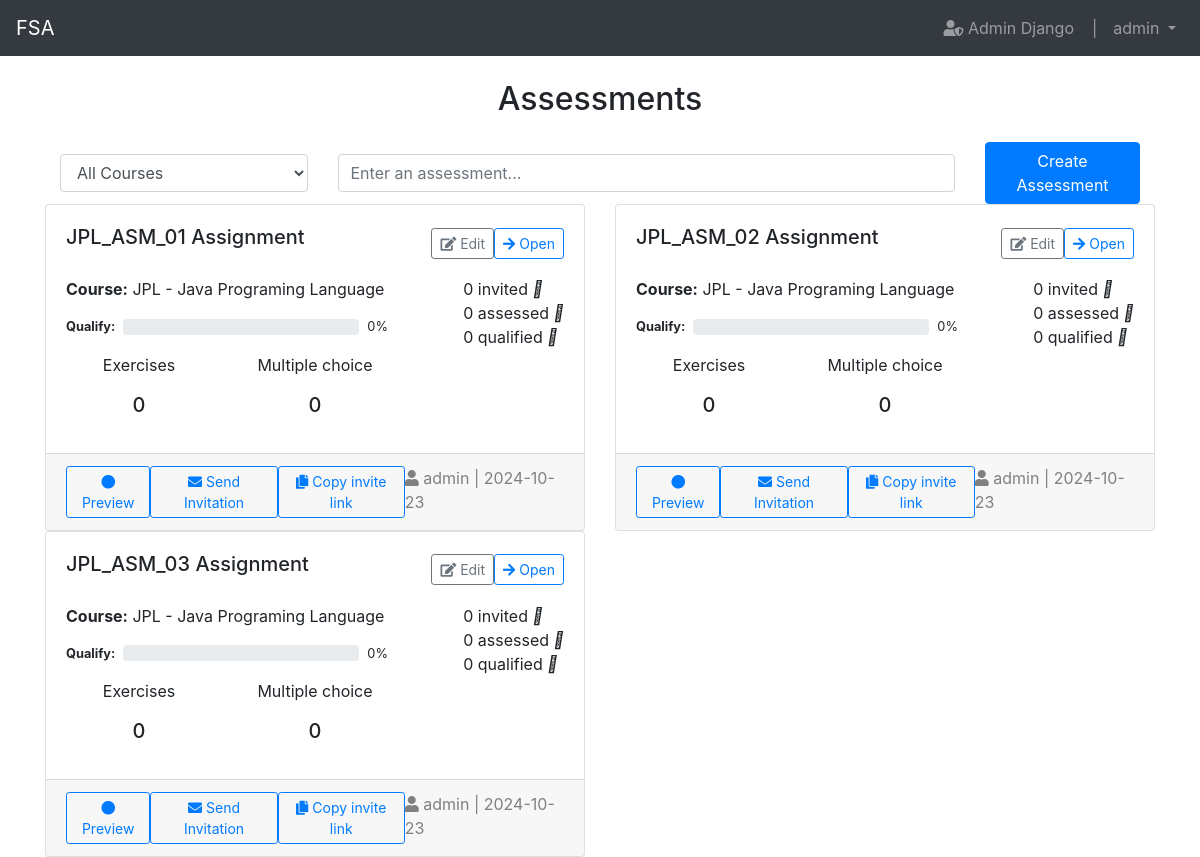
Page /assessments/ (signed in) on the committed database.
### user/models.py (models this page shows)
class User(AbstractUser):
    date_joined = models.DateTimeField(auto_now_add=True)
    training_programs = models.ManyToManyField(TrainingProgram)
    modules = models.ManyToManyField(Module, related_name='assigned_users', blank=True)
    groups = models.ManyToManyField(
        Group,
        blank=True,
        help_text='The groups this user belongs to.',
        verbose_name='groups',
        related_name='custom_user_groups',
    )
    user_permissions = models.ManyToManyField(
        Permission,
        blank=True,
        help_text='Specific permissions for this user.',
        verbose_name='user permissions',
        related_name='custom_user_permissions',
    )

### assessments/models.py (models this page shows, shortened)
class Assessment(models.Model):
    course = models.ForeignKey(Course, on_delete=models.CASCADE)  # This line ensures a course reference
    title = models.CharField(max_length=255)
    exercises = models.ManyToManyField(Exercise, related_name='assessments', blank=True)
    questions = models.ManyToManyField(Question, related_name='assessments', blank=True)
    assessment_type = models.ForeignKey(AssessmentType, on_delete=models.CASCADE, related_name='assessments')
    invited_count = models.IntegerField(default=0, verbose_name="Invited Count")
    assessed_count = models.IntegerField(default=0, verbose_name="Assessed Count")
    qualified_count = models.IntegerField(default=0, verbose_name="Qualified Count")
    qualify_score = models.IntegerField(default=60, verbose_name="Qualify Score")
    total_score = models.IntegerField(default=100, verbose_name="Total Score")
    created_at = models.DateTimeField(default=timezone.now)
    created_by = models.ForeignKey(settings.AUTH_USER_MODEL, on_delete=models.CASCADE, related_name='created_assessments')
    time_limit = models.IntegerField(default=30)
    invited_emails = models.TextField(blank=True, verbose_name="Invited Candidates")
    class Meta:
        ordering = ['created_at', 'course']
        verbose_name = "Assessment"
        verbose_name_plural = "Assessments"

class AssessmentType(models.Model):
    type_name = models.CharField(max_length=50, unique=True)
    class Meta:
        verbose_name = "Assessment Type"
        verbose_name_plural = "Assessment Types"
    def __str__(self):
        return self.type_name

### course/models.py (models this page shows, shortened)
class Course(models.Model):
    course_name = models.CharField(max_length=255, unique=True)
    course_code = models.CharField(max_length=20, unique=True, blank=True, null=True)
    description = models.TextField(blank=True, null=True)
    creator = models.ForeignKey('user.User', on_delete=models.SET_NULL, null=True, blank=True, related_name='created_courses')
    instructor = models.ForeignKey('user.User', on_delete=models.SET_NULL, null=True, blank=True, related_name='taught_courses')
    published = models.BooleanField(default=True)
    prerequisites = models.ManyToManyField('self', symmetrical=False, blank=True, related_name='is_prerequisite_for')
    tags = models.ManyToManyField('Tag', blank=True, related_name='courses')
    image = models.ImageField(upload_to='course_images/', null=True, blank=True)
    def __str__(self):
        return self.course_name

### assessments/views.py (the view)
# urls.py: path('', views.assessment_list, name='assessment_list'),
@login_required
def assessment_list(request):
    courses = Course.objects.all().order_by('course_name')
    assessments = Assessment.objects.all().order_by('created_at')
    selected_course = request.GET.get('course', '')
    if selected_course:
        assessments = assessments.filter(course__id=selected_course)
    assessments_with_counts = []
    for assessment in assessments:
        exercise_count = assessment.exercises.count()  # Assuming 'exercises' is a related field
        question_count = assessment.questions.count()  # Assuming 'questions' is a related field in exercises
        assessments_with_counts.append({
            'selected_course': selected_course,
            'assessment': assessment,
            'exercise_count': exercise_count,
            'question_count': question_count,
        })
    return render(request, 'assessment/assessment_list.html', {
        'courses': courses,
        'assessments_with_counts': assessments_with_counts,
    })

### assessments/templates/assessment/assessment_list.html (shortened to what this page needs)
{% extends "base.html" %}
{% load static %}
{% block extra_css %}
<link rel="stylesheet" type="text/css" href="{% static 'style.css' %}">
{% endblock %}
{% block content %}
<h2 class="text-center mb-4">Assessments</h2>
<div class="container mt-4">
    <form method="GET" action="{% url 'assessment:assessment_list' %}" class="form-inline justify-content-center mt-3">
        <div class="row w-100">
            <div class="form-group select-group col-md-3">
                <select class="form-control w-100" id="courseSelect" name="course" onchange="this.form.submit()">
                    <option value="">All Courses</option>
                </select>
            </div>
            <div class="form-group search-group col-md-7">
                <input type="text" class="form-control w-100" placeholder="Enter an assessment..." id="searchInput" onkeyup="search()">
            </div>
            <div class="form-group col-12 col-md-2">
                <a href="{% url 'assessment:assessment_create' %}" class="btn btn-primary">Create Assessment</a>
            </div>
        </div>
    </form>
    <div class="row" id="quizCards">
        {% for item in assessments_with_counts %}
        <div class="col-md-6">
            <div class="quiz-card">
                <div class="card">
                    <div class="card-body">
                        <div class="title-description d-flex justify-content-between align-items-center">
                            <div>
                                <h5 class="card-title">
                                    <span class="description">{{ item.assessment.title }} </span>
                                    <span class="small-description ">{{ item.assessment.assessment_type }}</span>
                                </h5>
                            </div>
                            <div class="d-flex justify-content-end">
                                <a href="{% url 'assessment:assessment_edit' item.assessment.pk %}" class="btn btn-outline-secondary btn-sm me-2">
                                    <i class="fas fa-edit"></i> Edit
                                </a>
                                <a class="btn btn-outline-primary btn-sm" href="{% url 'assessment:assessment_detail' item.assessment.pk %}">
                                    <i class="fas fa-arrow-right"></i> Open
                                </a>
                            </div>
                        </div>
                        <div class="stats-container mt-3">
                            <div class="row">
                                <div class="col-md-8">
                                    <p class="card-text"><strong>Course:</strong> {{ item.assessment.course }}</p>
                                    <div class="qualifying mt-3 d-flex align-items-center">
                                        <small><strong>Qualify: </strong></small>
                                        <div class="progress mx-2" style="flex-grow: 1;">
                                        </div>
                                        <small class="qualifying-percentage">{{ item.assessment.qualified_count }}%</small>
                                    </div>
                                    <div class="assessment-details mt-3">
                                        <div class="row">
                                            <div class="col text-center">
                                                <p class="card-text">
                                                    Exercises<br>
                                                    <h5>{{ item.exercise_count }}</h5>
                                                </p>
                                            </div>
                                            <div class="col text-center">
                                                <p class="card-text">
                                                    Multiple choice<br>
                                                    <h5>{{ item.question_count }}</h5>
                                                </p>
                                            </div>
                                        </div>
                                    </div>
                                </div>
                                <div class="col-md-4 d-flex justify-content-end">
                                    <div class="invited-assessed-qualified text-end">
                                        <p style="margin-bottom: 0;">{{ item.assessment.invited_count }} invited <i class="fa-regular fa-circle"></i></p>
                                        <p style="margin-bottom: 0;">{{ item.assessment.assessed_count }} assessed <i class="fa-solid fa-circle"></i></p>
                                        <p style="margin-bottom: 0;">{{ item.assessment.qualified_count }} qualified <i class="fa-solid fa-circle"></i></p>
                                    </div>
                                </div>
                            </div>
                        </div>
                    </div>
                    <div class="card-footer footer-actions d-flex justify-content-between">
                        <a href="{% url 'assessment:take_assessment' item.assessment.pk %}" class="btn btn-outline-primary btn-sm">
                            <i class="fas fa-circle"></i> Preview
                        </a>
                        <a href="{% url 'assessment:invite_candidates' item.assessment.pk %}" class="btn btn-outline-primary btn-sm">
                            <i class="fas fa-envelope"></i> Send Invitation
                        </a>
                        <div class="copy-preview-duplicate">
                            <a class="btn btn-outline-primary btn-sm" href="#" onclick="copyInviteLink(event, '{{ item.assessment.invite_link }}')" title="Copy invite link">
                                <i class="fas fa-copy"></i> Copy invite link
                            </a>
                        </div>
                        <a href="{% url 'assessment:assessment_detail' item.assessment.pk %}" style="text-decoration: none; color: gray">
                            <i class="fas fa-user"></i> {{ item.assessment.created_by }} | {{ item.assessment.created_at|date:"Y-m-d" }}
                        </a>
                    </div>
                </div>
            </div>
        </div>
        {% endfor %}
    </div>
</div>
{% endblock %}

### main/templates/base.html (shortened to what this page needs)
<!DOCTYPE html>
<html lang="en">
<head>
    <link rel="stylesheet" href="https://maxcdn.bootstrapcdn.com/bootstrap/4.5.2/css/bootstrap.min.css">
    <link rel="stylesheet" href="https://cdnjs.cloudflare.com/ajax/libs/font-awesome/5.15.4/css/all.min.css">
    {% block extra_css %}{% endblock %}
</head>
<body>
    <nav class="navbar navbar-expand-lg navbar-dark bg-dark">
        <a class="navbar-brand" href="{% url 'main:home' %}">FSA</a>
        <div class="collapse navbar-collapse">
                {% if request.user.is_authenticated %}
            <ul class="navbar-nav ml-auto">
                <li class="nav-item">
                    <a class="nav-link" href="{% url 'admin:index' %}" target="_blank">
                        <i class="fas fa-user-shield"></i> Admin Django &nbsp;&nbsp;&nbsp;|
                    </a>
                </li>
                <li class="nav-item dropdown">
                    <a class="nav-link dropdown-toggle" href="#" id="navbarDropdown" role="button" data-toggle="dropdown" aria-haspopup="true" aria-expanded="false">
                        {{ request.user.get_full_name|default:request.user.username }}
                    </a>
                </li>
                {% else %}
                <li class="nav-item"><a class="nav-link" href="{% url 'main:register_email' %}">Register</a></li>
                <li class="nav-item"><a class="nav-link" href="{% url 'main:login' %}">Login</a></li>
                {% endif %}
            </ul>
        </div>
    </nav>
    <div class="container-fluid mt-4">
        {% block content %}{% endblock %}
    </div>
</body>
</html>

### rows in the picture
User: user.get_full_name "admin"
Assessment: assessment "JPL_ASM_01", assessment.assessment_type "Assignment", assessment.course "JPL - Java Programing Language", assessment.qualified_count "0", exercise_count "0", question_count "0", assessment.invited_count "0", assessment.assessed_count "0", assessment.created_by "admin", assessment.created_at "2024-10-23"
Assessment: assessment "JPL_ASM_02", assessment.assessment_type "Assignment", assessment.course "JPL - Java Programing Language", assessment.qualified_count "0", exercise_count "0", question_count "0", assessment.invited_count "0", assessment.assessed_count "0", assessment.created_by "admin", assessment.created_at "2024-10-23"
Assessment: assessment "JPL_ASM_03", assessment.assessment_type "Assignment", assessment.course "JPL - Java Programing Language", assessment.qualified_count "0", exercise_count "0", question_count "0", assessment.invited_count "0", assessment.assessed_count "0", assessment.created_by "admin", assessment.created_at "2024-10-23"
